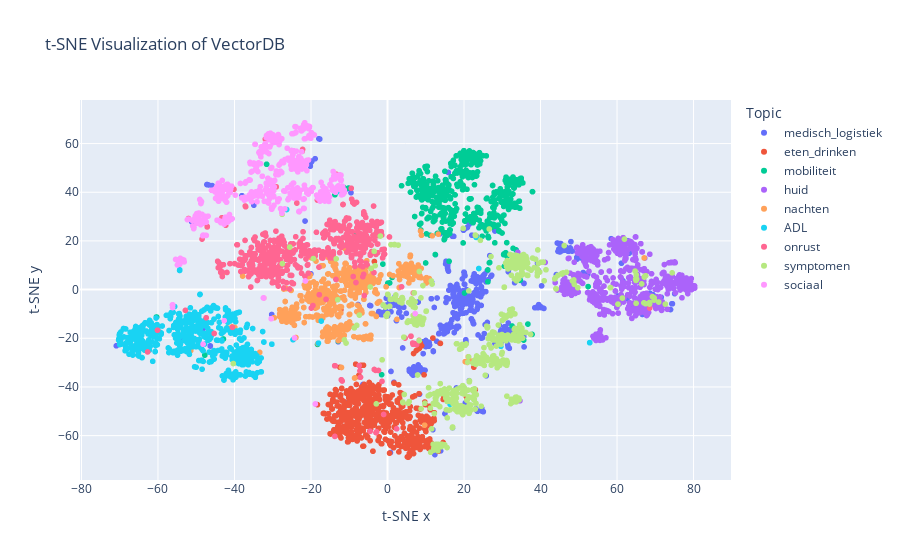

Source (notebook cell):
### Code cell
# Step 3: Create an interactive plot with Plotly
def create_interactive_plot(reduced_embeddings, metadata, documents):
    df = pd.DataFrame(reduced_embeddings, columns=['x', 'y'])
    df['text'] = documents

    # Unpack metadata column into separate columns and combine with the original DataFrame
    df = df.join(pd.DataFrame(metadata))

    fig = px.scatter(df, x='x', y='y', hover_data=['text', 'topic'], color='topic',
                     title='t-SNE Visualization of VectorDB',
                     labels={'topic': 'Topic'},
                     color_discrete_sequence=px.colors.qualitative.Plotly)  # Gebruik een preset kleurenpalet

    fig.update_layout(xaxis_title='t-SNE x', yaxis_title='t-SNE y')
    fig.show()

create_interactive_plot(reduced_embeddings, sampled_metadata, sampled_documents)

### Figure 1 — Plotly figure (JSON) as saved in the notebook; plotly's stock layout.template omitted (floating-point values rounded to 4 significant figures; data arrays with more than 128 entries replaced by an {"elided": "..."} marker saying what was removed)
{"data": [{"customdata": {"elided": "490x2 str values"}, "hovertemplate": "Topic=%{customdata[1]}<br>x=%{x}<br>y=%{y}<br>text=%{customdata[0]}<extra></extra>", "legendgroup": "medisch_logistiek", "marker": {"color": "#636EFA", "symbol": "circle"}, "mode": "markers", "name": "medisch_logistiek", "showlegend": true, "type": "scattergl", "x": {"elided": "490 float values"}, "xaxis": "x", "y": {"elided": "490 float values"}, "yaxis": "y"}, {"customdata": {"elided": "547x2 str values"}, "hovertemplate": "Topic=%{customdata[1]}<br>x=%{x}<br>y=%{y}<br>text=%{customdata[0]}<extra></extra>", "legendgroup": "eten_drinken", "marker": {"color": "#EF553B", "symbol": "circle"}, "mode": "markers", "name": "eten_drinken", "showlegend": true, "type": "scattergl", "x": {"elided": "547 float values"}, "xaxis": "x", "y": {"elided": "547 float values"}, "yaxis": "y"}, {"customdata": {"elided": "557x2 str values"}, "hovertemplate": "Topic=%{customdata[1]}<br>x=%{x}<br>y=%{y}<br>text=%{customdata[0]}<extra></extra>", "legendgroup": "mobiliteit", "marker": {"color": "#00CC96", "symbol": "circle"}, "mode": "markers", "name": "mobiliteit", "showlegend": true, "type": "scattergl", "x": {"elided": "557 float values"}, "xaxis": "x", "y": {"elided": "557 float values"}, "yaxis": "y"}, {"customdata": {"elided": "573x2 str values"}, "hovertemplate": "Topic=%{customdata[1]}<br>x=%{x}<br>y=%{y}<br>text=%{customdata[0]}<extra></extra>", "legendgroup": "huid", "marker": {"color": "#AB63FA", "symbol": "circle"}, "mode": "markers", "name": "huid", "showlegend": true, "type": "scattergl", "x": {"elided": "573 float values"}, "xaxis": "x", "y": {"elided": "573 float values"}, "yaxis": "y"}, {"customdata": {"elided": "549x2 str values"}, "hovertemplate": "Topic=%{customdata[1]}<br>x=%{x}<br>y=%{y}<br>text=%{customdata[0]}<extra></extra>", "legendgroup": "nachten", "marker": {"color": "#FFA15A", "symbol": "circle"}, "mode": "markers", "name": "nachten", "showlegend": true, "type": "scattergl", "x": {"elided": "549 float values"}, "xaxis": "x", "y": {"elided": "549 float values"}, "yaxis": "y"}, {"customdata": {"elided": "563x2 str values"}, "hovertemplate": "Topic=%{customdata[1]}<br>x=%{x}<br>y=%{y}<br>text=%{customdata[0]}<extra></extra>", "legendgroup": "ADL", "marker": {"color": "#19D3F3", "symbol": "circle"}, "mode": "markers", "name": "ADL", "showlegend": true, "type": "scattergl", "x": {"elided": "563 float values"}, "xaxis": "x", "y": {"elided": "563 float values"}, "yaxis": "y"}, {"customdata": {"elided": "588x2 str values"}, "hovertemplate": "Topic=%{customdata[1]}<br>x=%{x}<br>y=%{y}<br>text=%{customdata[0]}<extra></extra>", "legendgroup": "onrust", "marker": {"color": "#FF6692", "symbol": "circle"}, "mode": "markers", "name": "onrust", "showlegend": true, "type": "scattergl", "x": {"elided": "588 float values"}, "xaxis": "x", "y": {"elided": "588 float values"}, "yaxis": "y"}, {"customdata": {"elided": "555x2 str values"}, "hovertemplate": "Topic=%{customdata[1]}<br>x=%{x}<br>y=%{y}<br>text=%{customdata[0]}<extra></extra>", "legendgroup": "symptomen", "marker": {"color": "#B6E880", "symbol": "circle"}, "mode": "markers", "name": "symptomen", "showlegend": true, "type": "scattergl", "x": {"elided": "555 float values"}, "xaxis": "x", "y": {"elided": "555 float values"}, "yaxis": "y"}, {"customdata": {"elided": "578x2 str values"}, "hovertemplate": "Topic=%{customdata[1]}<br>x=%{x}<br>y=%{y}<br>text=%{customdata[0]}<extra></extra>", "legendgroup": "sociaal", "marker": {"color": "#FF97FF", "symbol": "circle"}, "mode": "markers", "name": "sociaal", "showlegend": true, "type": "scattergl", "x": {"elided": "578 float values"}, "xaxis": "x", "y": {"elided": "578 float values"}, "yaxis": "y"}], "layout": {"legend": {"title": {"text": "Topic"}, "tracegroupgap": 0}, "title": {"text": "t-SNE Visualization of VectorDB"}, "xaxis": {"anchor": "y", "domain": [0, 1], "title": {"text": "t-SNE x"}}, "yaxis": {"anchor": "x", "domain": [0, 1], "title": {"text": "t-SNE y"}}}}
